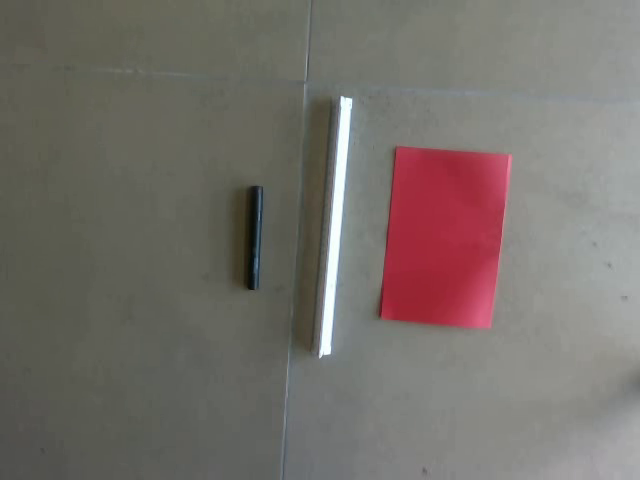
#> input picture frame 47 of Asignación Umbralización/2.mp4, 640 x 480 px, given in place of 1.mp4, which was not available
$ python 'umbralización_prueba2.py'
#> lines starting #> are read from the running program, lines starting #| are printed output that depends on the picture; after the words box and inside, x2 and y2 are one past the last pixel; in counts of white or black regions, pixels touching at a corner belong together; pictures that were not available may be replaced by others from this repository, and a replacement may not be noted
import cv2 as cv
import numpy as np
from skimage.filters import threshold_multiotsu

cap = cv.VideoCapture('1.mp4')

while cap.isOpened():
    ret, img = cap.read()
#> img is the input picture: shape (480, 640, 3); mean B, G, R 106.1, 111.2, 117.5
    if not ret:
        break

    h, w, _ = img.shape
#> h = 480; w = 640

    #  RECORTE CENTRAL
    margin_h, margin_w = int(h * 0.15), int(w * 0.15)
#> margin_h = 72; margin_w = 96
    crop_img = img[margin_h:h-margin_h, margin_w:w-margin_w]


    # QUITAR SOMBRAS (LAB) REVISAR

    lab = cv.cvtColor(crop_img, cv.COLOR_BGR2LAB)
#> lab: shape (336, 448, 3); mean of channels 0, 1, 2 116.3, 132.7, 133.6
    l, a, b = cv.split(lab)

    background = cv.GaussianBlur(l, (51, 51), 0)
    l_shadowless = cv.subtract(l, background)
    l_shadowless = cv.normalize(l_shadowless, None, 0, 255, cv.NORM_MINMAX)

    lab_clean = cv.merge((l_shadowless, a, b))
#> lab_clean: shape (336, 448, 3); mean of channels 0, 1, 2 5.6, 132.7, 133.6
    img_no_shadow = cv.cvtColor(lab_clean, cv.COLOR_LAB2BGR)


    # REALCE DE COLOR (HSV)

    hsv_boost = cv.cvtColor(img_no_shadow, cv.COLOR_BGR2HSV)
#> hsv_boost: shape (336, 448, 3); mean H, S, V 40, 236.7, 16.1
    h_ch, s_ch, v_ch = cv.split(hsv_boost)
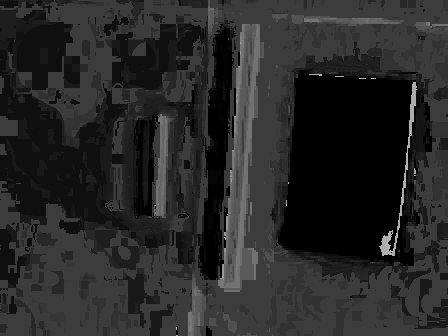
#> h_ch: shape (336, 448); min 0, max 179, mean 40

    s_ch = cv.multiply(s_ch, 1.4)
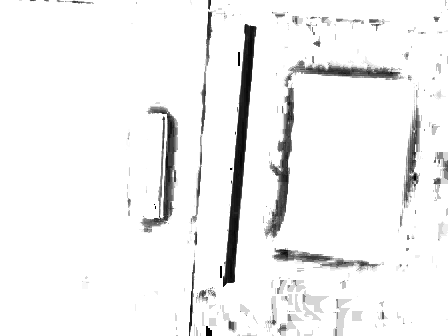
#> s_ch: shape (336, 448); min 0, max 255, mean 241.8
    s_ch = np.clip(s_ch, 0, 255).astype(np.uint8)

    hsv_boost = cv.merge((h_ch, s_ch, v_ch))
#> hsv_boost: shape (336, 448, 3); mean H, S, V 40, 241.8, 16.1
    img_color_boost = cv.cvtColor(hsv_boost, cv.COLOR_HSV2BGR)


    # REALCE DE BORDES (Unsharp Mask)

    blur = cv.GaussianBlur(img_color_boost, (5, 5), 0)
    sharpened = cv.addWeighted(img_color_boost, 1.5, blur, -0.5, 0)


    # IMAGEN FINAL PARA THRESHOLD

    gray = cv.cvtColor(sharpened, cv.COLOR_BGR2GRAY)
    gray = cv.medianBlur(gray, 5)

    #  MULTI-OTSU
    thresholds = threshold_multiotsu(gray, classes=3)
#> thresholds = [10, 90]
    labels = np.digitize(gray, bins=thresholds)
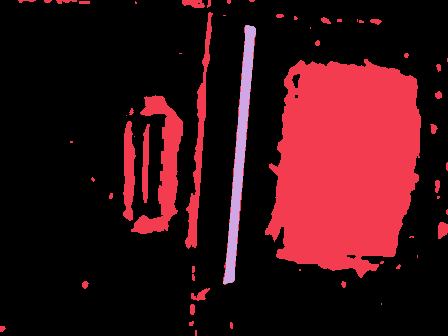
#> labels: shape (336, 448) int64; 3 distinct labels, from 0 to 2; one colour per label, 0 black
    otsu_layer = (labels * (255 // labels.max())).astype(np.uint8)


    # HSV PARA COLOR (USANDO IMAGEN MEJORADA)

    hsv = cv.cvtColor(sharpened, cv.COLOR_BGR2HSV)
#> hsv: shape (336, 448, 3); mean H, S, V 37.4, 232, 16.2

    lower_red1 = np.array([0, 100, 100])
    upper_red1 = np.array([10, 255, 255])
    lower_red2 = np.array([160, 100, 100])
    upper_red2 = np.array([180, 255, 255])

    lower_white = np.array([0, 0, 180])
    upper_white = np.array([180, 40, 255])

    lower_black = np.array([0, 0, 0])
    upper_black = np.array([180, 255, 50])

    mask_red = cv.addWeighted(
        cv.inRange(hsv, lower_red1, upper_red1), 1.0,
        cv.inRange(hsv, lower_red2, upper_red2), 1.0, 0
    )
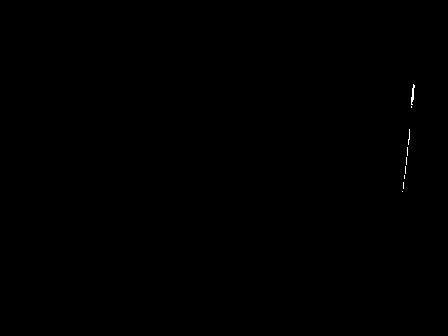
#> mask_red: shape (336, 448); 0.07% white in thin lines or dots, all inside (x1, y1, x2, y2) = (402, 84, 415, 192)
    mask_white = cv.inRange(hsv, lower_white, upper_white)
#> mask_white: shape (336, 448); 0.51% white in thin lines or dots, all inside (x1, y1, x2, y2) = (163, 24, 256, 286)
    mask_black = cv.inRange(hsv, lower_black, upper_black)
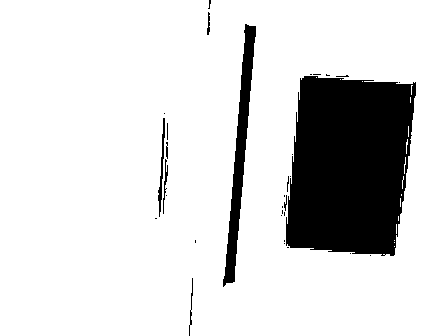
#> mask_black: shape (336, 448); 84.9% white; 32 black regions (24 under 20 px)


    # CAPA FINAL COMBINADA

    final_layer = np.zeros(mask_red.shape, dtype=np.uint8)
    final_layer[mask_black > 0] = 85
    final_layer[mask_white > 0] = 170
    final_layer[mask_red > 0]   = 255


    #  BOUNDING BOXES

    img_box = sharpened.copy()

    def bounding_box(mask, color, etiqueta):
#> called with color = (0, 0, 255), etiqueta = 'Marcador'
        contours, _ = cv.findContours(mask, cv.RETR_EXTERNAL, cv.CHAIN_APPROX_SIMPLE)
#> contours = 1 contour; box (x1, y1, x2, y2) and area: (0, 0, 448, 336) 149702
        for cnt in contours:
            if cv.contourArea(cnt) < 500:
                continue
            x, y, w_box, h_box = cv.boundingRect(cnt)
            cv.rectangle(img_box, (x, y), (x + w_box, y + h_box), color, 2)
            cv.putText(img_box, etiqueta, (x, y - 10),
                       cv.FONT_HERSHEY_SIMPLEX, 0.5, color, 2)
#> this loop made 1 pass
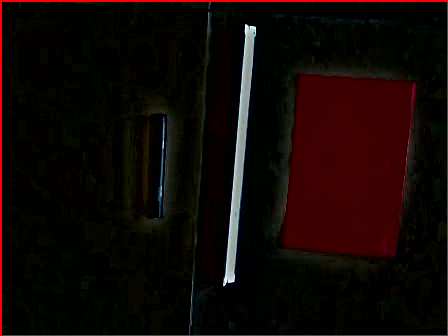
#> img_box: shape (336, 448, 3); mean B, G, R 4.4, 6.9, 18.1

    bounding_box(mask_black, (0, 0, 255), "Marcador")
    bounding_box(mask_white, (255, 255, 0), "Regla")
#> in bounding_box (call 2), `contours, _ = cv.findContours(mask, cv.RETR_EXTERNAL, cv.CHAIN_APPROX_..`: contours = 21 contours, 20 with area under 20; largest, box (x1, y1, x2, y2) and area: (223, 24, 256, 286) 430
#> the loop in bounding_box (call 2), `for cnt in contours:` made 21 passes
#> cnt on passes 1 to 12: [[234, 262], [234, 263]], [[234, 256]], [[235, 250], [235, 253]], [[236, 240], [236, 241]], [[237, 223], [237, 226]], [[237, 216], [237, 218]], [[238, 209]], [[239, 206]], [[239, 199], [239, 204]], [[240, 193]], [[163, 143]], [[245, 135]]
    bounding_box(mask_red,   (0, 255, 0), "Hoja")
#> in bounding_box (call 3), `contours, _ = cv.findContours(mask, cv.RETR_EXTERNAL, cv.CHAIN_APPROX_..`: contours = 9 contours, 8 with area under 20; largest, box (x1, y1, x2, y2) and area: (411, 84, 415, 105) 20


    # VISUALIZACIÓN

    cv.imshow('Recorte Original', crop_img)
    cv.imshow('Sin Sombras + Color', sharpened)
    cv.imshow('Otsu Multi-Nivel', otsu_layer)
    cv.imshow('Capa Final Color', final_layer)
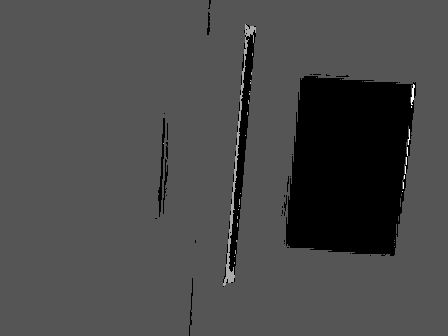
#> window 'Capa Final Color': shape (336, 448); min 0, max 255, mean 73.2
    cv.imshow('Bounding Boxes', img_box)

    if cv.waitKey(1) & 0xFF == ord('q'):
#> (key q is pressed here)
        break

cap.release()
cv.destroyAllWindows()

$ run again, starting later in the video
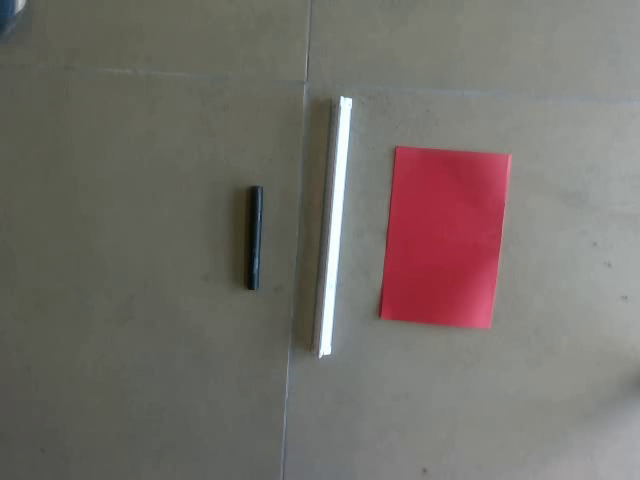
#> input picture frame 215 of Asignación Umbralización/2.mp4, 640 x 480 px, given in place of 1.mp4, which was not available
#> img is the input picture: shape (480, 640, 3); mean B, G, R 105.3, 110.2, 116.3
#> lab: shape (336, 448, 3); mean of channels 0, 1, 2 115.4, 132.7, 133.5
#> lab_clean: shape (336, 448, 3); mean of channels 0, 1, 2 5.6, 132.7, 133.5
#> thresholds = [10, 90]
#> labels: shape (336, 448) int64; 3 distinct labels, from 0 to 2
#> hsv: shape (336, 448, 3); mean H, S, V 37.8, 232.3, 16.2
#> mask_red: shape (336, 448); 0.06% white in thin lines or dots, all inside (x1, y1, x2, y2) = (402, 85, 414, 192)
#> mask_white: shape (336, 448); 0.47% white in thin lines or dots, all inside (x1, y1, x2, y2) = (223, 24, 256, 286)
#> `mask_black = cv.inRange(hsv, lower_black, upper_black)`:
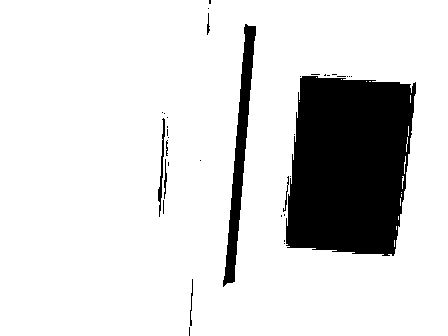
#> mask_black: shape (336, 448); 84.9% white; 35 black regions (27 under 20 px)
#> contours = 1 contour; box (x1, y1, x2, y2) and area: (0, 0, 448, 336) 149717
#> the loop in bounding_box, `for cnt in contours:` made 1 pass
#> contours = 20 contours, 16 with area under 20; largest, box (x1, y1, x2, y2) and area: (223, 119, 241, 286) 286, (245, 24, 256, 41) 54, (239, 71, 244, 118) 30, (244, 37, 247, 61) 20
#> the loop in bounding_box (call 2), `for cnt in contours:` made 20 passes
#> cnt on passes 1 to 8: [[234, 258]], [[235, 249], [235, 250]], [[237, 220], [237, 227]], [[234, 210]], [[238, 209], [238, 210]], [[239, 200], [239, 202]], [[240, 194]], [[241, 179]]
#> contours = 10 contours, all with area under 20
#> `cv.imshow('Capa Final Color', final_layer)`:
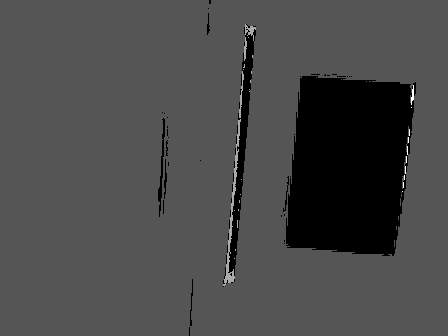
#> window 'Capa Final Color': shape (336, 448); min 0, max 255, mean 73.1

$ run again, starting later in the video
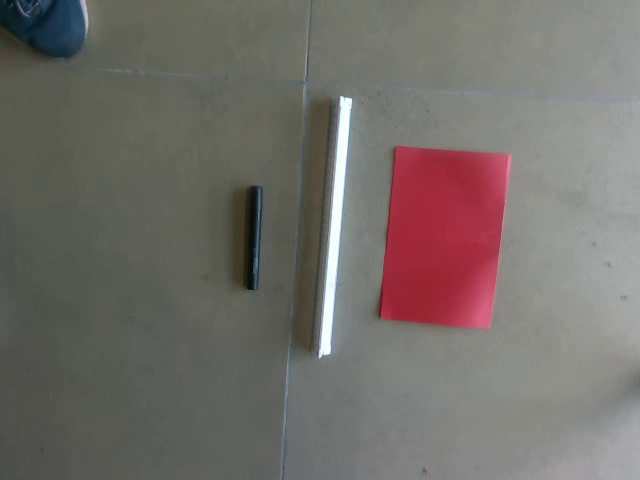
#> input picture frame 382 of Asignación Umbralización/2.mp4, 640 x 480 px, given in place of 1.mp4, which was not available
#> img is the input picture: shape (480, 640, 3); mean B, G, R 105.4, 109.5, 115
#> lab: shape (336, 448, 3); mean of channels 0, 1, 2 115.2, 132.6, 133.2
#> lab_clean: shape (336, 448, 3); mean of channels 0, 1, 2 5.6, 132.6, 133.2
#> thresholds = [10, 91]
#> labels: shape (336, 448) int64; 3 distinct labels, from 0 to 2
#> hsv: shape (336, 448, 3); mean H, S, V 40.8, 231.9, 16.3
#> mask_red: shape (336, 448); 0.06% white in thin lines or dots, all inside (x1, y1, x2, y2) = (399, 85, 414, 216)
#> mask_white: shape (336, 448); 0.56% white; 17 white regions (16 under 20 px), largest, box (x1, y1, x2, y2) and area: (223, 25, 256, 286) 780
#> mask_black: shape (336, 448); 84.9% white; 44 black regions (36 under 20 px)
#> contours = 1 contour; box (x1, y1, x2, y2) and area: (0, 0, 448, 336) 149738
#> the loop in bounding_box, `for cnt in contours:` made 1 pass
#> after the loop in bounding_box, `for cnt in contours:`:
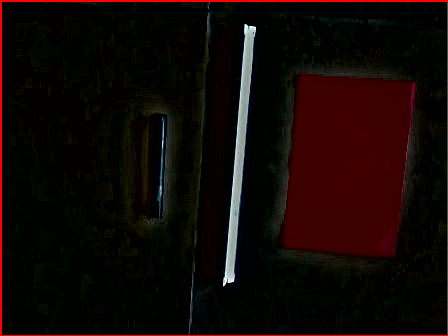
#> img_box: shape (336, 448, 3); mean B, G, R 4.5, 7.1, 17.9
#> contours = 17 contours, 16 with area under 20; largest, box (x1, y1, x2, y2) and area: (223, 25, 256, 286) 497
#> the loop in bounding_box (call 2), `for cnt in contours:` made 17 passes
#> cnt on passes 1 to 8: [[234, 255], [234, 256]], [[235, 242], [235, 249]], [[236, 228], [236, 237]], [[237, 216], [237, 222]], [[238, 206], [238, 208]], [[239, 196], [239, 199]], [[241, 177], [241, 178]], [[242, 165], [242, 166]]
#> contours = 11 contours, all with area under 20
#> `cv.imshow('Capa Final Color', final_layer)`:
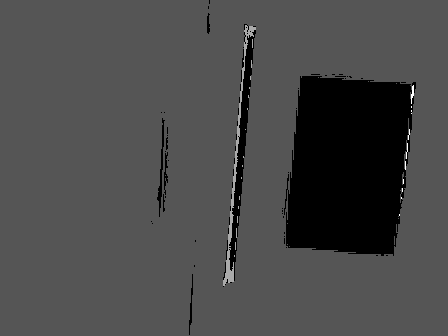
#> window 'Capa Final Color': shape (336, 448); min 0, max 255, mean 73.3
